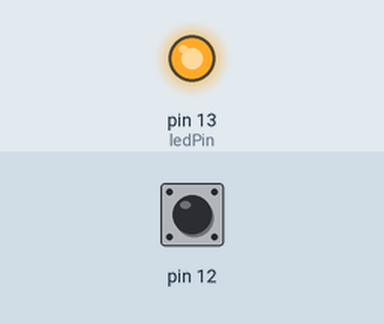
A sketch run on a simulated Arduino Uno, built with avr-gcc and run on an emulated ATmega328P. Shown: output pins drawn as LEDs (lit = HIGH). Dashed ring = blinking. The test bench sets the inputs (shaded band); at power-on: pin 12 HIGH.

Above: at 0.6 s.
1.3 s: pin 12 pulled LOW for 3.2 s
At 4.69 s:
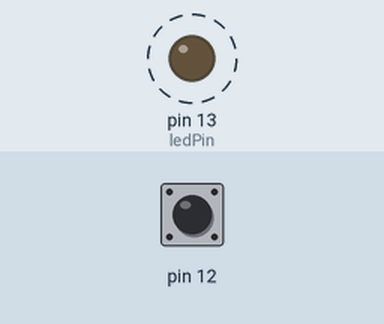
6.0 s: pin 12 pulsed LOW 2 times (0.12 s each, 0.3 s apart)
At 6.4 s:
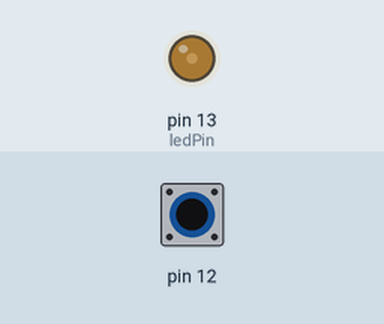
9.6 s: pin 12 pulled LOW for 0.15 s
Timing chart, 0 to 18.6 s (numbered marks = the images above; inputs shaded):
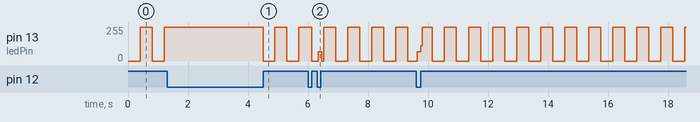

The sketch:

ledddddddd.ino
```cpp
const int ledPin =  LED_BUILTIN;// the number of the LED pin


// Variables will change:
int ledState = 0;

// Generally, you should use "unsigned long" for variables that hold time
// The value will quickly become too large for an int to store
unsigned long previousMillis = 0;        // will store last time LED was updated

// constants won't change:
const long interval = 400;           // interval at which to blink (milliseconds)

void setup() {

 // set the digital pin as output:
  pinMode(ledPin, OUTPUT);
  pinMode(12,INPUT_PULLUP);
}

void loop() {
  // the interval at which you want to blink the LED.
  unsigned long currentMillis = millis();
  if (digitalRead(12) == LOW)
{ digitalWrite(ledPin, HIGH);
}
       else {

     if (currentMillis - previousMillis >= interval) {
    previousMillis = currentMillis;
       if (ledState == LOW) {
           ledState = HIGH;
    }    else {
           ledState = LOW;
    }
    }
  }
    // set the LED with the ledState of the variable:
    digitalWrite(ledPin, ledState);
  }
```
